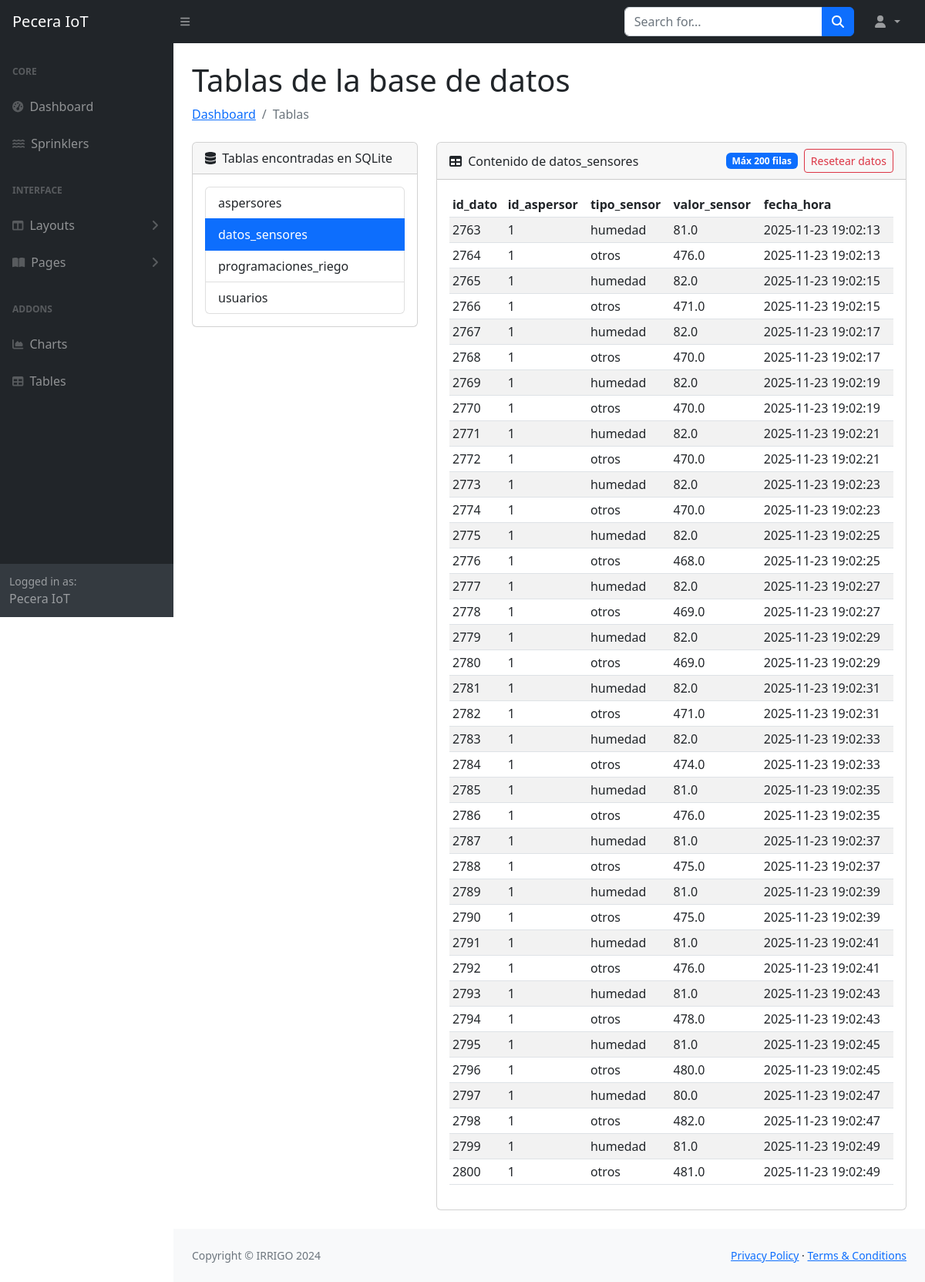
Screenshot of /tables?table=datos_sensores with the database file from the repository.
### tables this page shows
CREATE TABLE datos_sensores (
                    id_dato INTEGER PRIMARY KEY AUTOINCREMENT,
                    id_aspersor INTEGER NOT NULL,
                    tipo_sensor TEXT CHECK(tipo_sensor IN ('humedad', 'temperatura', 'luz', 'otros')) NOT NULL,
                    valor_sensor REAL NOT NULL,
                    fecha_hora DATETIME DEFAULT CURRENT_TIMESTAMP,
                    FOREIGN KEY (id_aspersor) REFERENCES aspersores(id_aspersor) ON DELETE CASCADE
                );

### app.py (the view)
@app.route('/tables')
def tables():
    connection = get_db_connection()
    tablas = []
    selected_table = request.args.get('table')
    columnas = []
    filas = []
    if connection:
        cursor = connection.cursor()
        cursor.execute("""
            SELECT name
            FROM sqlite_master
            WHERE type='table' AND name NOT LIKE 'sqlite_%'
            ORDER BY name
        """)
        tablas = [row['name'] for row in cursor.fetchall()]
        if selected_table in tablas:
            try:
                cursor.execute(f"PRAGMA table_info({selected_table})")
                columnas = [row['name'] for row in cursor.fetchall()]
                cursor.execute(f"SELECT * FROM {selected_table} LIMIT 200")
                filas = cursor.fetchall()
            except Exception as e:
                print(f"Error al consultar tabla {selected_table}: {e}")
        cursor.close()
        connection.close()
    return render_template('tables.html',
                           tablas=tablas,
                           selected_table=selected_table if selected_table in tablas else None,
                           columnas=columnas,
                           filas=filas)

### app.py (called while the page is built)
def get_db_connection():
    try:
        connection = sqlite3.connect(DATABASE)
        connection.row_factory = sqlite3.Row  # Para acceder a columnas por nombre
        return connection
    except Exception as e:
        print(f"Error al conectar a la base de datos: {e}")
        return None

### templates/tables.html (shortened to what this page needs)
{% extends "base2.html" %}
{% block content %}
<div class="container-fluid px-4">
    <h1 class="mt-4">Tablas de la base de datos</h1>
    <ol class="breadcrumb mb-4">
        <li class="breadcrumb-item"><a href="{{ url_for('index') }}">Dashboard</a></li>
        <li class="breadcrumb-item active">Tablas</li>
    </ol>
    <div class="row">
        <div class="col-lg-4">
            <div class="card mb-4">
                <div class="card-header">
                    <i class="fas fa-database me-1"></i>
                    Tablas encontradas en SQLite
                </div>
                <div class="card-body">
                    {% if tablas %}
                    <div class="list-group">
                        {% for t in tablas %}
                        <a class="list-group-item list-group-item-action {% if selected_table == t %}active{% endif %}"
                           href="{{ url_for('tables', table=t) }}">
                            {{ t }}
                        </a>
                        {% endfor %}
                    </div>
                    {% else %}
                    <p class="mb-0">No se encontraron tablas.</p>
                    {% endif %}
                </div>
            </div>
        </div>
        <div class="col-lg-8">
            <div class="card mb-4">
                <div class="card-header d-flex justify-content-between align-items-center">
                    <span>
                        <i class="fas fa-table me-1"></i>
                        {% if selected_table %}Contenido de {{ selected_table }}{% else %}Selecciona una tabla{% endif %}
                    </span>
                    {% if selected_table %}
                    <div class="d-flex align-items-center gap-2">
                        <span class="badge bg-primary">Máx 200 filas</span>
                        {% if selected_table == 'datos_sensores' %}
                        <form method="post" action="{{ url_for('reset_datos_sensores') }}" onsubmit="return confirm('¿Eliminar todos los registros de datos_sensores?');">
                            <button type="submit" class="btn btn-sm btn-outline-danger">Resetear datos</button>
                        </form>
                        {% endif %}
                    </div>
                    {% endif %}
                </div>
                <div class="card-body">
                    {% if selected_table %}
                        {% if filas %}
                        <div class="table-responsive">
                            <table class="table table-striped table-sm align-middle">
                                <thead>
                                    <tr>
                                        {% for col in columnas %}
                                        <th>{{ col }}</th>
                                        {% endfor %}
                                    </tr>
                                </thead>
                                <tbody>
                                    {% for row in filas %}
                                    <tr>
                                        {% for col in columnas %}
                                        <td>{{ row[col] }}</td>
                                        {% endfor %}
                                    </tr>
                                    {% endfor %}
                                </tbody>
                            </table>
                        </div>
                        {% else %}
                        <p class="mb-0">La tabla está vacía.</p>
                        {% endif %}
                    {% else %}
                        <p class="mb-0">Selecciona una tabla de la lista para ver sus registros.</p>
                    {% endif %}
                </div>
            </div>
        </div>
    </div>
</div>
{% endblock %}

### templates/base2.html (shortened to what this page needs)
<!DOCTYPE html>
<html lang="en">
    <head>
        <link href="https://cdn.jsdelivr.net/npm/simple-datatables@7.1.2/dist/style.min.css" rel="stylesheet" />
        <link href="{{ url_for('static', filename='css/styles.css') }}" rel="stylesheet" />
    </head>
    <body class="sb-nav-fixed">
        <nav class="sb-topnav navbar navbar-expand navbar-dark bg-dark">
            <a class="navbar-brand ps-3" href="{{ url_for('dashboard') }}">Pecera IoT</a>
            <button class="btn btn-link btn-sm order-1 order-lg-0 me-4 me-lg-0" id="sidebarToggle" href="#!"><i class="fas fa-bars"></i></button>
            <form class="d-none d-md-inline-block form-inline ms-auto me-0 me-md-3 my-2 my-md-0">
                <div class="input-group">
                    <input class="form-control" type="text" placeholder="Search for..." aria-label="Search for..." aria-describedby="btnNavbarSearch" />
                    <button class="btn btn-primary" id="btnNavbarSearch" type="button"><i class="fas fa-search"></i></button>
                </div>
            </form>
            <ul class="navbar-nav ms-auto ms-md-0 me-3 me-lg-4">
                <li class="nav-item dropdown">
                    <a class="nav-link dropdown-toggle" id="navbarDropdown" href="#" role="button" data-bs-toggle="dropdown" aria-expanded="false">
                    <i class="fas fa-user fa-fw"></i>
                </a>
                </li>
            </ul>
        </nav>
        <div id="layoutSidenav">
            <div id="layoutSidenav_nav">
                <nav class="sb-sidenav accordion sb-sidenav-dark" id="sidenavAccordion">
                    <div class="sb-sidenav-menu">
                        <div class="nav">
                            <div class="sb-sidenav-menu-heading">Core</div>
                            <a class="nav-link" href="{{ url_for('dashboard') }}">
                                <div class="sb-nav-link-icon"><i class="fas fa-tachometer-alt"></i></div>
                                Dashboard
                            </a>
                            <a class="nav-link" href="{{ url_for('aspersores') }}">
                                <div class="sb-nav-link-icon"><i class="fas fa-water"></i></div>
                                Sprinklers
                            </a>
                            <div class="sb-sidenav-menu-heading">Interface</div>
                            <a class="nav-link collapsed" href="#" data-bs-toggle="collapse" data-bs-target="#collapseLayouts" aria-expanded="false" aria-controls="collapseLayouts">
                                <div class="sb-nav-link-icon"><i class="fas fa-columns"></i></div>
                                Layouts
                                <div class="sb-sidenav-collapse-arrow"><i class="fas fa-angle-down"></i></div>
                            </a>
                            <a class="nav-link collapsed" href="#" data-bs-toggle="collapse" data-bs-target="#collapsePages" aria-expanded="false" aria-controls="collapsePages">
                                <div class="sb-nav-link-icon"><i class="fas fa-book-open"></i></div>
                                Pages
                                <div class="sb-sidenav-collapse-arrow"><i class="fas fa-angle-down"></i></div>
                            </a>
                            <div class="sb-sidenav-menu-heading">Addons</div>
                            <a class="nav-link" href="{{ url_for('charts') }}">
                                <div class="sb-nav-link-icon"><i class="fas fa-chart-area"></i></div>
                                Charts
                            </a>
                            <a class="nav-link" href="{{ url_for('tables') }}">
                                <div class="sb-nav-link-icon"><i class="fas fa-table"></i></div>
                                Tables
                            </a>
                        </div>
                    </div>
                    <div class="sb-sidenav-footer">
                        <div class="small">Logged in as: {{ nombre_usuario }}</div>
                        Pecera IoT
                    </div>
                </nav>
            </div>
            <div id="layoutSidenav_content">
                <main>
                    {% block content %}{% endblock %}
                </main>
                <footer class="py-4 bg-light mt-auto">
                    <div class="container-fluid px-4">
                        <div class="d-flex align-items-center justify-content-between small">
                            <div class="text-muted">Copyright &copy; IRRIGO 2024</div>
                            <div>
                                <a href="#">Privacy Policy</a>
                                &middot;
                                <a href="#">Terms &amp; Conditions</a>
                            </div>
                        </div>
                    </div>
                </footer>
            </div>
        </div>
    </body>
</html>

### rows the page displays
datos_sensores: id_dato "2763" "1" "humedad" "81.0" "2025-11-23 19:02:13"
datos_sensores: id_dato "2764" "1" "otros" "476.0" "2025-11-23 19:02:13"
datos_sensores: id_dato "2765" "1" "humedad" "82.0" "2025-11-23 19:02:15"
datos_sensores: id_dato "2766" "1" "otros" "471.0" "2025-11-23 19:02:15"
datos_sensores: id_dato "2767" "1" "humedad" "82.0" "2025-11-23 19:02:17"
datos_sensores: id_dato "2768" "1" "otros" "470.0" "2025-11-23 19:02:17"
datos_sensores: id_dato "2769" "1" "humedad" "82.0" "2025-11-23 19:02:19"
datos_sensores: id_dato "2770" "1" "otros" "470.0" "2025-11-23 19:02:19"
datos_sensores: id_dato "2771" "1" "humedad" "82.0" "2025-11-23 19:02:21"
datos_sensores: id_dato "2772" "1" "otros" "470.0" "2025-11-23 19:02:21"
datos_sensores: id_dato "2773" "1" "humedad" "82.0" "2025-11-23 19:02:23"
datos_sensores: id_dato "2774" "1" "otros" "470.0" "2025-11-23 19:02:23"
datos_sensores: id_dato "2775" "1" "humedad" "82.0" "2025-11-23 19:02:25"
datos_sensores: id_dato "2776" "1" "otros" "468.0" "2025-11-23 19:02:25"
datos_sensores: id_dato "2777" "1" "humedad" "82.0" "2025-11-23 19:02:27"
datos_sensores: id_dato "2778" "1" "otros" "469.0" "2025-11-23 19:02:27"
datos_sensores: id_dato "2779" "1" "humedad" "82.0" "2025-11-23 19:02:29"
datos_sensores: id_dato "2780" "1" "otros" "469.0" "2025-11-23 19:02:29"
datos_sensores: id_dato "2781" "1" "humedad" "82.0" "2025-11-23 19:02:31"
datos_sensores: id_dato "2782" "1" "otros" "471.0" "2025-11-23 19:02:31"
datos_sensores: id_dato "2783" "1" "humedad" "82.0" "2025-11-23 19:02:33"
datos_sensores: id_dato "2784" "1" "otros" "474.0" "2025-11-23 19:02:33"
datos_sensores: id_dato "2785" "1" "humedad" "81.0" "2025-11-23 19:02:35"
datos_sensores: id_dato "2786" "1" "otros" "476.0" "2025-11-23 19:02:35"
datos_sensores: id_dato "2787" "1" "humedad" "81.0" "2025-11-23 19:02:37"
datos_sensores: id_dato "2788" "1" "otros" "475.0" "2025-11-23 19:02:37"
datos_sensores: id_dato "2789" "1" "humedad" "81.0" "2025-11-23 19:02:39"
datos_sensores: id_dato "2790" "1" "otros" "475.0" "2025-11-23 19:02:39"
datos_sensores: id_dato "2791" "1" "humedad" "81.0" "2025-11-23 19:02:41"
datos_sensores: id_dato "2792" "1" "otros" "476.0" "2025-11-23 19:02:41"
datos_sensores: id_dato "2793" "1" "humedad" "81.0" "2025-11-23 19:02:43"
datos_sensores: id_dato "2794" "1" "otros" "478.0" "2025-11-23 19:02:43"
datos_sensores: id_dato "2795" "1" "humedad" "81.0" "2025-11-23 19:02:45"
datos_sensores: id_dato "2796" "1" "otros" "480.0" "2025-11-23 19:02:45"
datos_sensores: id_dato "2797" "1" "humedad" "80.0" "2025-11-23 19:02:47"
datos_sensores: id_dato "2798" "1" "otros" "482.0" "2025-11-23 19:02:47"
datos_sensores: id_dato "2799" "1" "humedad" "81.0" "2025-11-23 19:02:49"
datos_sensores: id_dato "2800" "1" "otros" "481.0" "2025-11-23 19:02:49"

### other values shown
{{ t }} "aspersores" "datos_sensores" "programaciones_riego" "usuarios"
{{ selected_table }} "datos_sensores"
{{ col }} "id_dato" "id_aspersor" "tipo_sensor" "valor_sensor" "fecha_hora"
